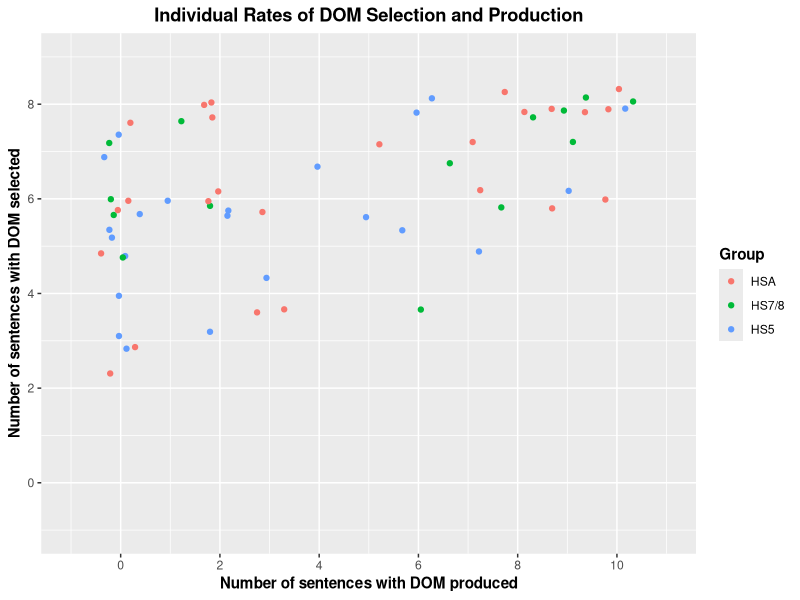

Generate this figure with R:
library(tidyverse)

# Load and prepare data
## EPT
HSA_EPT <- read.csv("./CSV Files/Adult HS/Adult HS DOM EPT.csv") %>% 
  mutate(Group = "HSA",
         Task = "Production",
         School = "English")

DLI78_EPT <- read.csv("./CSV Files/DLI-78/DLI-78 DOM EPT.csv") %>% 
  mutate(Group = "HS7/8",
         Task = "Production",
         School = "Bilingual")

MLS78_EPT <- read.csv("./CSV Files/MLS-78/MLS-78 DOM EPT.csv") %>% 
  filter(!School == "GBCS") %>%
  mutate(Group = "HS7/8",
         Task = "Production",
         School = "English")

DLI5_EPT <- read.csv("./CSV Files/MLS-5/MLS-5 DOM EPT.csv") %>% 
  mutate(Group = "HS5",
         Task = "Production",
         School = "Bilingual")

MLS5_EPT <- read.csv("./CSV Files/MLS-5/MLS-5 DOM EPT.csv") %>% 
  filter(!School == "GBCS") %>% 
  mutate(Group = "HS5",
         Task = "Production",
         School = "English")


## FCT
HSA_FCT <- read.csv("./CSV Files/Adult HS/Adult HS DOM FCT.csv") %>% 
  mutate(Group = "HSA",
         Task = "Forced Choice",
         School = "English")

DLI78_FCT <- read.csv("./CSV Files/DLI-78/DLI-78 DOM FCT.csv") %>% 
  mutate(Group = "HS7/8",
         Task = "Forced Choice",
         School = "Bilingual")

MLS78_FCT <- read.csv("./CSV Files/MLS-78/MLS-78 DOM FCT.csv") %>% 
  filter(!School == "GBCS") %>%
  mutate(Group = "HS7/8",
         Task = "Forced Choice",
         School = "English")

DLI5_FCT <- read.csv("./CSV Files/MLS-5/MLS-5 DOM FCT.csv") %>% 
  mutate(Group = "HS5",
         Task = "Forced Choice",
         School = "Bilingual")

MLS5_FCT <- read.csv("./CSV Files/MLS-5/MLS-5 DOM FCT.csv") %>% 
  filter(!School == "GBCS") %>% 
  mutate(Group = "HS5",
         Task = "Forced Choice",
         School = "English")


## Join datasets
EPT <- rbind(HSA_EPT, DLI78_EPT, MLS78_EPT, DLI5_EPT, MLS78_EPT)
FCT <- rbind(HSA_FCT, DLI78_FCT, MLS78_FCT, DLI5_FCT, MLS78_FCT)


# Generate individual differences statistics
EPT_Diffs <- EPT %>%
  filter(!is.na(DOM_Use)) %>%
  group_by(Part_ID, Group) %>%
  summarize(Production = sum(DOM_Use))

FCT_Diffs <- FCT %>%
  filter(!is.na(DOM_Use)) %>%
  group_by(Part_ID, Group) %>%
  summarize(Production = sum(DOM_Use))

Diffs = left_join(EPT_Diffs, FCT_Diffs, by = "Part_ID", "Group") %>%
  rename(Group = Group.x,
         Production = Production.x,
         Preference = Production.y) %>% 
  mutate(Total = Preference + Production) %>% 
  filter(!Group == "SDBA")

Diffs$Group <- factor(Diffs$Group, levels = c("HSA", "HS7/8", "HS5"))


# Generate scatter plot
Diffs %>% 
  ggplot(aes(x = Production, y = Preference)) +
  geom_jitter(mapping = aes(color = Group)) +
  scale_x_continuous(breaks = seq (0, 10, 2),
                     limits = c(-1, 11)) +
  scale_y_continuous(breaks = seq (0, 8, 2),
                     limits = c(-1, 9)) +
  labs(x = "Number of sentences with DOM produced", y = "Number of sentences with DOM selected", title = "Individual Rates of DOM Selection and Production", color = "Group") +
  theme(axis.title = element_text(face = "bold"),
        plot.title = element_text(hjust = 0.5, face = "bold"),
        legend.title = element_text(face = "bold"),
        strip.text = element_text(face = "bold", size = 10))
